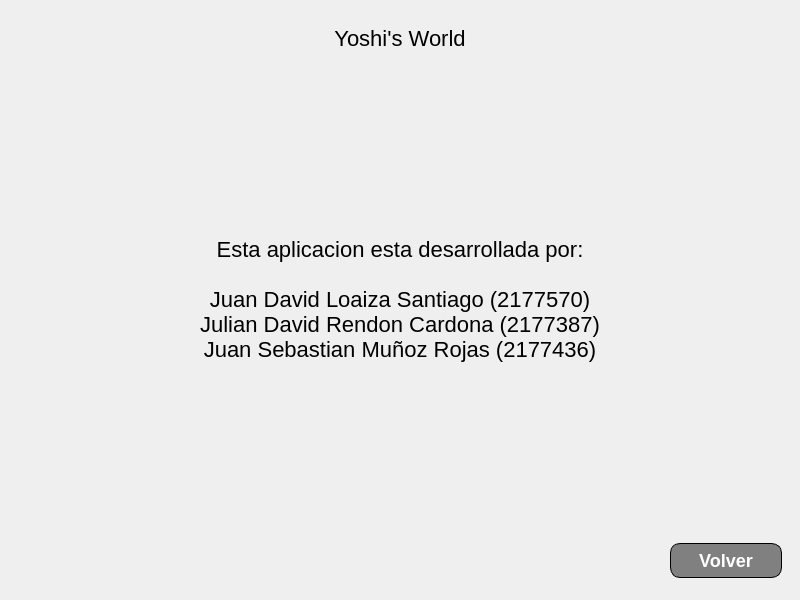
<?xml version="1.0" encoding="UTF-8"?>
<ui version="4.0">
 <class>MainWindow</class>
 <widget class="QMainWindow" name="MainWindow">
  <property name="geometry">
   <rect>
    <x>0</x>
    <y>0</y>
    <width>800</width>
    <height>600</height>
   </rect>
  </property>
  <property name="minimumSize">
   <size>
    <width>800</width>
    <height>600</height>
   </size>
  </property>
  <property name="maximumSize">
   <size>
    <width>800</width>
    <height>600</height>
   </size>
  </property>
  <property name="windowTitle">
   <string>Sobre nosotros</string>
  </property>
  <property name="styleSheet">
   <string notr="true">/*
 *
 *  Simple Stylesheet inspired on Bootstrap for Qt Designer / Qt Creator 
 *  File: bootstylesheet.css
 *  Author: JuanLoaiza007
 *  Version: 1.1.0
 *
 */

/*  # Español
 *  Instrucciones para aplicar en Qt Designer / Qt Creator
 *  1. Busque la vista de Inspector de objetos &gt;&gt; Objeto &gt;&gt; &quot;MainWindow&quot;.
 *  2. Dale clic derecho a &quot;MainWindow&quot; y seleccione &quot;Cambiar HojaDeEstilos&quot; o algo similar.
 *  3. Pegue el contenido de este archivo ahí.
 *  4. De clic en Aplicar y Aceptar.
 *  5. Para aplicar los estilos seleccione un objeto, en el Editor de Propiedades agregue un Filtro tipo cadena de texto y nombrelo &quot;class&quot;.
 *  6. En el Editor de Propiedades habrá una seccion nueva llamada &quot;Propiedades dinámicas&quot; y una propiedad llamada &quot;class&quot;, en la casilla de la derecha aplique todos los estilos que desee, eg. &quot;btn btn-outline-primary br-4&quot;. 
 */

/*  # English
 *  Instructions to apply in Qt Designer / Qt Creator
 *  1. Keep an eye on the Object Inspector &gt;&gt; Object &gt;&gt; &quot;MainWindow&quot;.
 *  2. Right click on &quot;MainWindow&quot; and select &quot;Change StyleSheet&quot; or something similar.
 *  3. Paste the content of this file there.
 *  4. Click Apply and Accept.
 *  5. To apply the styles, select an object, in the Properties Editor add a Text String Filter and name it &quot;class&quot;.
 *  6. In the Property Editor there will be a new section called &quot;Dynamic Properties&quot; and a property called &quot;class&quot;, in the box on the right apply all the styles you want, eg. &quot;btn btn-outline-primary br-4&quot;. 
 */

QMainWindow {
  font-family: &quot;sans-serif&quot;;
}

QLabel {
  font-size: 22px;
}

QTextEdit {
  border: 1px solid;
}

/* Background colors */
.background-white {
  background-color: white;
}
.background-light {
  background-color: #f8f9fa;
}
.background-black {
  background-color: black;
}
.background-primary {
  background-color: #0d6efd;
}
.background-success {
  background-color: #198754;
}
.background-warning {
  background-color: #ffc720;
}
.background-danger {
  background-color: #dc3545;
}

/* Colors */
.color-white {
  color: white;
}
.color-light {
  color: #f8f9fa;
}
.color-black {
  color: black;
}
.color-primary {
  color: #0d6efd;
}
.color-success {
  color: #198754;
}
.color-warning {
  color: #ffc720;
}
.color-danger {
  color: #dc3545;
}

/* Buttons */
QPushButton {
  font-weight: 500;
  color: white;
  background-color: gray;
  padding: 6px 12px;
  font-size: 18px;
  border-radius: 10px;
  border: 1px solid;
}

.btn {
  font-weight: 500;
  color: white;
  background-color: gray;
  padding: 6px 12px;
  font-size: 18px;
  border-radius: 10px;
  border: 1px solid;
}

.btn-primary {
  color: #fff;
  background-color: #0d6efd;
  border-color: #0d6efd;
}
.btn-primary:hover {
  color: #fff;
  background-color: #0b5ed7;
  border-color: #0a58ca;
}

.btn-secondary {
  color: #fff;
  background-color: #6c757d;
  border-color: #6c757d;
}
.btn-secondary:hover {
  color: #fff;
  background-color: #5c636a;
  border-color: #565e64;
}

.btn-success {
  color: #fff;
  background-color: #198754;
  border-color: #198754;
}
.btn-success:hover {
  color: #fff;
  background-color: #157347;
  border-color: #146c43;
}

.btn-warning {
  color: #000;
  background-color: #ffc107;
  border-color: #ffc107;
}
.btn-warning:hover {
  color: #000;
  background-color: #ffca2c;
  border-color: #ffc720;
}

.btn-danger {
  color: #fff;
  background-color: #dc3545;
  border-color: #dc3545;
}
.btn-danger:hover {
  color: #fff;
  background-color: #bb2d3b;
  border-color: #b02a37;
}

.btn-light {
  color: #000;
  background-color: #f8f9fa;
  border-color: #f8f9fa;
}
.btn-light:hover {
  color: #000;
  background-color: #f9fafb;
  border-color: #f9fafb;
}

.btn-dark {
  color: #fff;
  background-color: #212529;
  border-color: #212529;
}
.btn-dark:hover {
  color: #fff;
  background-color: #1c1f23;
  border-color: #1a1e21;
}

.btn-outline-primary {
  background-color: white;
  color: #0d6efd;
  border-color: #0d6efd;
}
.btn-outline-primary:hover {
  color: #fff;
  background-color: #0d6efd;
  border-color: #0d6efd;
}

.btn-outline-secondary {
  background-color: white;
  color: #6c757d;
  border-color: #6c757d;
}
.btn-outline-secondary:hover {
  color: #fff;
  background-color: #6c757d;
  border-color: #6c757d;
}

.btn-outline-success {
  background-color: white;
  color: #198754;
  border-color: #198754;
}
.btn-outline-success:hover {
  color: #fff;
  background-color: #198754;
  border-color: #198754;
}

.btn-outline-info {
  background-color: white;
  color: #0dcaf0;
  border-color: #0dcaf0;
}
.btn-outline-info:hover {
  color: #000;
  background-color: #0dcaf0;
}

.btn-outline-warning {
  background-color: white;
  color: #ffc107;
  border-color: #ffc107;
}
.btn-outline-warning:hover {
  color: #000;
  background-color: #ffc107;
  border-color: #ffc107;
}

.btn-outline-danger {
  background-color: white;
  color: #dc3545;
  border-color: #dc3545;
}
.btn-outline-danger:hover {
  color: #fff;
  background-color: #dc3545;
  border-color: #dc3545;
}

.btn-outline-light {
  background-color: #41464b;
  color: #f8f9fa;
  border-color: #f8f9fa;
}
.btn-outline-light:hover {
  color: #000;
  background-color: #f8f9fa;
  border-color: #f8f9fa;
}

.btn-outline-dark {
  background-color: white;
  color: #212529;
  border-color: #212529;
}
.btn-outline-dark:hover {
  color: #fff;
  background-color: #212529;
  border-color: #212529;
}

.btn-link {
  background-color: white;
  font-weight: 400;
  color: #0d6efd;
  text-decoration: underline;
}
.btn-link:hover {
  color: #0a58ca;
}

/* Border styles */
.nb {
  border: 0px solid;
}

.bt-1 {
  border-top: 1px solid;
}
.bb-1 {
  border-bottom: 1px solid;
}
.bl-1 {
  border-left: 1px solid;
}
.br-1 {
  border-right: 1px solid;
}
.bt-2 {
  border-top: 2px solid;
}
.bb-2 {
  border-bottom: 2px solid;
}
.bl-2 {
  border-left: 2px solid;
}
.br-2 {
  border-right: 2px solid;
}
.bt-3 {
  border-top: 3px solid;
}
.bb-3 {
  border-bottom: 3px solid;
}
.bl-3 {
  border-left: 3px solid;
}
.br-3 {
  border-right: 3px solid;
}
.bt-4 {
  border-top: 4px solid;
}
.bb-4 {
  border-bottom: 4px solid;
}
.bl-4 {
  border-left: 4px solid;
}
.br-4 {
  border-right: 4px solid;
}

.br-1 {
  border-radius: 10px;
}

.br-2 {
  border-radius: 15px;
}

.br-3 {
  border-radius: 20px;
}

.br-4 {
  border-radius: 25px;
}

/* Title sizes */
.h1 {
  font-size: 42px;
}

.h2 {
  font-size: 36px;
}

.h3 {
  font-size: 32px;
}

.h4 {
  font-size: 28px;
}

.h5 {
  font-size: 22px;
}

.h6 {
  font-size: 18px;
}

/* Alerts */
.alert {
  border: 1px solid;
}

.alert-primary {
  color: #084298;
  background-color: #cfe2ff;
  border-color: #b6d4fe;
}
.alert-secondary {
  color: #41464b;
  background-color: #e2e3e5;
  border-color: #d3d6d8;
}
.alert-success {
  color: #0f5132;
  background-color: #d1e7dd;
  border-color: #badbcc;
}
.alert-info {
  color: #055160;
  background-color: #cff4fc;
  border-color: #b6effb;
}
.alert-warning {
  color: #664d03;
  background-color: #fff3cd;
  border-color: #ffecb5;
}
.alert-danger {
  color: #842029;
  background-color: #f8d7da;
  border-color: #f5c2c7;
}
.alert-light {
  color: #636464;
  background-color: #fefefe;
  border-color: #fdfdfe;
}
.alert-dark {
  color: #141619;
  background-color: #d3d3d4;
  border-color: #bcbebf;
}</string>
  </property>
  <widget class="QWidget" name="centralwidget">
   <property name="minimumSize">
    <size>
     <width>0</width>
     <height>0</height>
    </size>
   </property>
   <property name="styleSheet">
    <string notr="true"/>
   </property>
   <property name="class" stdset="0">
    <string>background-white</string>
   </property>
   <layout class="QVBoxLayout" name="verticalLayout">
    <item>
     <widget class="QFrame" name="frame_3">
      <property name="maximumSize">
       <size>
        <width>16777215</width>
        <height>59</height>
       </size>
      </property>
      <property name="frameShape">
       <enum>QFrame::NoFrame</enum>
      </property>
      <property name="frameShadow">
       <enum>QFrame::Raised</enum>
      </property>
      <layout class="QHBoxLayout" name="horizontalLayout">
       <item>
        <widget class="QLabel" name="lbl_titulo">
         <property name="text">
          <string>Yoshi's World</string>
         </property>
         <property name="alignment">
          <set>Qt::AlignCenter</set>
         </property>
         <property name="class" stdset="0">
          <string>h2 color-success</string>
         </property>
        </widget>
       </item>
      </layout>
     </widget>
    </item>
    <item>
     <widget class="QFrame" name="frame_2">
      <property name="frameShape">
       <enum>QFrame::NoFrame</enum>
      </property>
      <property name="frameShadow">
       <enum>QFrame::Raised</enum>
      </property>
      <layout class="QGridLayout" name="gridLayout">
       <item row="0" column="0">
        <widget class="QLabel" name="lbl_cuerpo">
         <property name="text">
          <string>Esta aplicacion esta desarrollada por:

Juan David Loaiza Santiago (2177570)
Julian David Rendon Cardona (2177387)
Juan Sebastian Muñoz Rojas (2177436)</string>
         </property>
         <property name="alignment">
          <set>Qt::AlignCenter</set>
         </property>
         <property name="wordWrap">
          <bool>true</bool>
         </property>
         <property name="class" stdset="0">
          <string>h4</string>
         </property>
        </widget>
       </item>
      </layout>
     </widget>
    </item>
    <item>
     <widget class="QFrame" name="frame">
      <property name="maximumSize">
       <size>
        <width>16777215</width>
        <height>60</height>
       </size>
      </property>
      <property name="frameShape">
       <enum>QFrame::NoFrame</enum>
      </property>
      <property name="frameShadow">
       <enum>QFrame::Raised</enum>
      </property>
      <layout class="QHBoxLayout" name="horizontalLayout_2">
       <property name="spacing">
        <number>0</number>
       </property>
       <property name="leftMargin">
        <number>0</number>
       </property>
       <property name="topMargin">
        <number>0</number>
       </property>
       <property name="rightMargin">
        <number>0</number>
       </property>
       <property name="bottomMargin">
        <number>0</number>
       </property>
       <item>
        <widget class="QFrame" name="frame_4">
         <property name="frameShape">
          <enum>QFrame::NoFrame</enum>
         </property>
         <property name="frameShadow">
          <enum>QFrame::Raised</enum>
         </property>
        </widget>
       </item>
       <item>
        <widget class="QFrame" name="frame_5">
         <property name="maximumSize">
          <size>
           <width>130</width>
           <height>16777215</height>
          </size>
         </property>
         <property name="frameShape">
          <enum>QFrame::NoFrame</enum>
         </property>
         <property name="frameShadow">
          <enum>QFrame::Raised</enum>
         </property>
         <layout class="QGridLayout" name="gridLayout_2">
          <item row="0" column="0">
           <widget class="QPushButton" name="btn_volver">
            <property name="text">
             <string>Volver</string>
            </property>
            <property name="class" stdset="0">
             <string>btn-success</string>
            </property>
           </widget>
          </item>
         </layout>
        </widget>
       </item>
      </layout>
     </widget>
    </item>
   </layout>
  </widget>
 </widget>
 <resources/>
 <connections/>
</ui>
